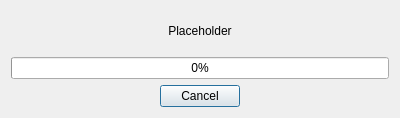
<?xml version="1.0" encoding="UTF-8"?>
<ui version="4.0">
 <class>LoadVmfDialogue</class>
 <widget class="QDialog" name="LoadVmfDialogue">
  <property name="geometry">
   <rect>
    <x>0</x>
    <y>0</y>
    <width>400</width>
    <height>118</height>
   </rect>
  </property>
  <property name="windowTitle">
   <string>Dialog</string>
  </property>
  <layout class="QVBoxLayout" name="verticalLayout">
   <item>
    <widget class="QLabel" name="label">
     <property name="text">
      <string>Placeholder</string>
     </property>
     <property name="alignment">
      <set>Qt::AlignCenter</set>
     </property>
    </widget>
   </item>
   <item>
    <widget class="QProgressBar" name="progressBar">
     <property name="value">
      <number>0</number>
     </property>
     <property name="invertedAppearance">
      <bool>false</bool>
     </property>
    </widget>
   </item>
   <item>
    <widget class="QDialogButtonBox" name="buttonBox">
     <property name="orientation">
      <enum>Qt::Horizontal</enum>
     </property>
     <property name="standardButtons">
      <set>QDialogButtonBox::Cancel</set>
     </property>
     <property name="centerButtons">
      <bool>true</bool>
     </property>
    </widget>
   </item>
  </layout>
 </widget>
 <resources/>
 <connections>
  <connection>
   <sender>buttonBox</sender>
   <signal>accepted()</signal>
   <receiver>LoadVmfDialogue</receiver>
   <slot>accept()</slot>
   <hints>
    <hint type="sourcelabel">
     <x>248</x>
     <y>254</y>
    </hint>
    <hint type="destinationlabel">
     <x>157</x>
     <y>274</y>
    </hint>
   </hints>
  </connection>
  <connection>
   <sender>buttonBox</sender>
   <signal>rejected()</signal>
   <receiver>LoadVmfDialogue</receiver>
   <slot>reject()</slot>
   <hints>
    <hint type="sourcelabel">
     <x>316</x>
     <y>260</y>
    </hint>
    <hint type="destinationlabel">
     <x>286</x>
     <y>274</y>
    </hint>
   </hints>
  </connection>
 </connections>
</ui>
